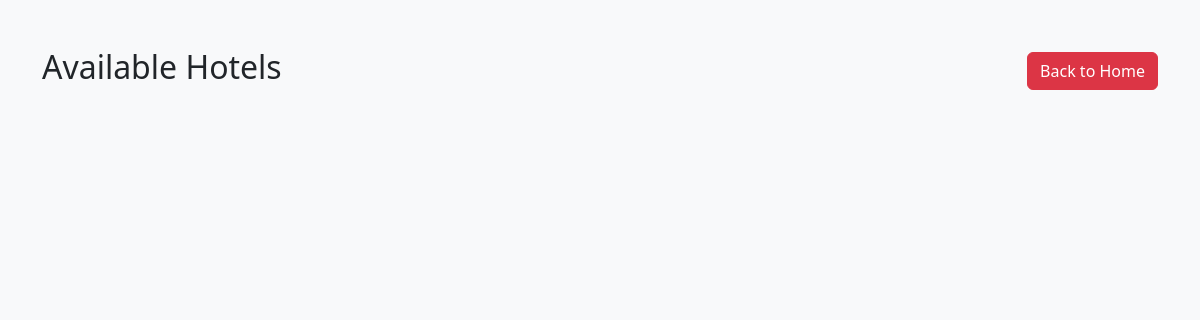
The app's page /user/hotels.php, older data.
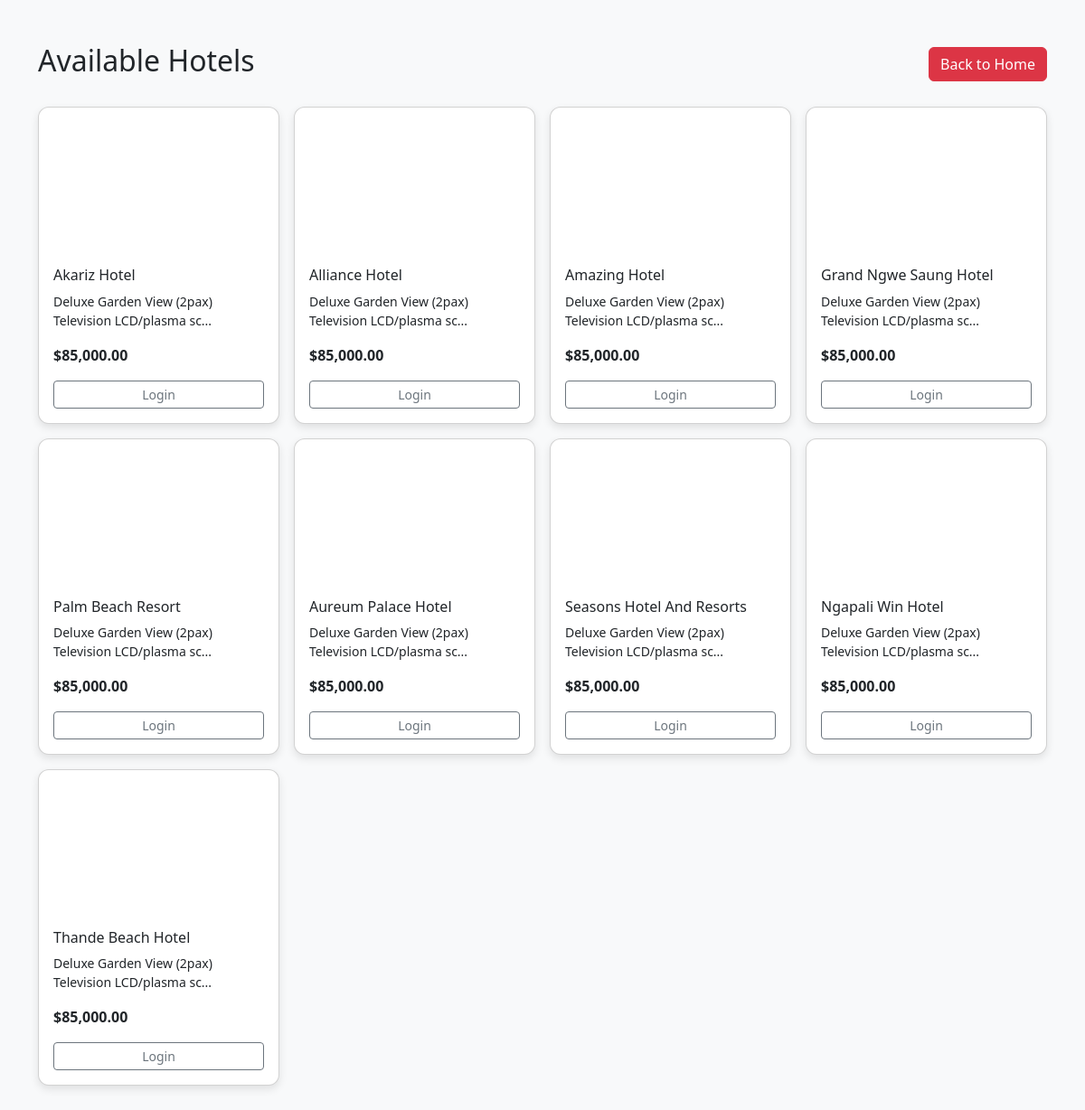
The same page, newer data.
### tables this page shows
CREATE TABLE `hotels` (
  `id` int(11) NOT NULL,
  `name` varchar(255) NOT NULL,
  `description` text NOT NULL,
  `image` varchar(255) NOT NULL,
  `price` decimal(10,2) NOT NULL,
  `created_at` timestamp NOT NULL DEFAULT current_timestamp(),
  `location_embed` text DEFAULT NULL
);

### user/hotels.php (the view, shortened to what this page needs)
<?php
include('../includes/db.php');
$sql = "SELECT * FROM hotels";
$result = $conn->query($sql);
?>
<!DOCTYPE html>
<html lang="en">
<head>
    <link href="https://cdn.jsdelivr.net/npm/bootstrap@5.3.0/dist/css/bootstrap.min.css" rel="stylesheet">
</head>
<body>
<main class="container py-5">
    <div class="d-flex justify-content-between align-items-center mb-4">
        <h2>Available Hotels</h2>
        <a href="../index.php" class="btn btn-danger">Back to Home</a>
    </div>
    <div class="row g-3">
        <?php while ($hotel = $result->fetch_assoc()): ?>
            <div class="col-sm-6 col-md-4 col-lg-3">
                <div class="card hotel-card h-100">
                    <div id="carouselHotel<?= $hotel['id'] ?>" class="carousel slide" data-bs-ride="carousel">
                        <div class="carousel-inner" style="height: 160px;">
                        </div>
                    </div>
                    <div class="card-body d-flex flex-column">
                        <h6 class="card-title"><?= htmlspecialchars($hotel['name']) ?></h6>
                        <p class="card-text small"><?= htmlspecialchars(substr($hotel['description'], 0, 50)) ?>...</p>
                        <p class="card-text"><strong>$<?= number_format($hotel['price'], 2) ?></strong></p>
                        <?php if (isset($_SESSION['user_id'])): ?>
                            <a href="hotel_details.php?hotel_id=<?= $hotel['id'] ?>" class="btn btn-sm btn-primary mt-auto">View</a>
                        <?php else: ?>
                            <a href="../auth/login.php" class="btn btn-sm btn-outline-secondary mt-auto">Login</a>
                        <?php endif; ?>
                    </div>
                </div>
            </div>
        <?php endwhile; ?>
    </div>
</main>
</body>
</html>

### user/hotels.php (style rules this page uses)
body { background-color: #f8f9fa; }
.hotel-card { border-radius: 12px; box-shadow: 0 4px 10px rgba(0,0,0,0.1); transition: transform 0.3s; }

Row changes from the older to the newer data that the page shows:
added hotels: name "Akariz Hotel", description "Deluxe Garden View (2pax) Television LCD/plasma sc", price "85,000.00"
added hotels: name "Alliance Hotel", description "Deluxe Garden View (2pax) Television LCD/plasma sc", price "85,000.00"
added hotels: name "Amazing Hotel", description "Deluxe Garden View (2pax) Television LCD/plasma sc", price "85,000.00"
added hotels: name "Grand Ngwe Saung Hotel", description "Deluxe Garden View (2pax) Television LCD/plasma sc", price "85,000.00"
added hotels: name "Palm Beach Resort", description "Deluxe Garden View (2pax) Television LCD/plasma sc", price "85,000.00"
added hotels: name "Aureum Palace Hotel", description "Deluxe Garden View (2pax) Television LCD/plasma sc", price "85,000.00"
added hotels: name "Seasons Hotel And Resorts", description "Deluxe Garden View (2pax) Television LCD/plasma sc", price "85,000.00"
added hotels: name "Ngapali Win Hotel", description "Deluxe Garden View (2pax) Television LCD/plasma sc", price "85,000.00"
added hotels: name "Thande Beach Hotel", description "Deluxe Garden View (2pax) Television LCD/plasma sc", price "85,000.00"
